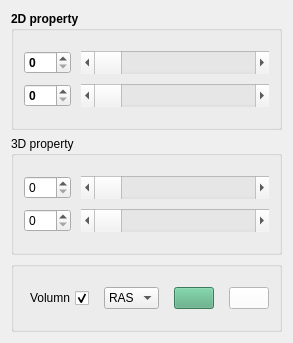
         <widget class="QWidget" name="Property">
          <property name="sizePolicy">
           <sizepolicy hsizetype="Expanding" vsizetype="Expanding">
            <horstretch>0</horstretch>
            <verstretch>0</verstretch>
           </sizepolicy>
          </property>
          <attribute name="title">
           <string>Property</string>
          </attribute>
          <layout class="QVBoxLayout" name="verticalLayout_6" stretch="7,7,2">
           <item>
            <widget class="QGroupBox" name="groupBox">
             <property name="sizePolicy">
              <sizepolicy hsizetype="Expanding" vsizetype="Expanding">
               <horstretch>0</horstretch>
               <verstretch>0</verstretch>
              </sizepolicy>
             </property>
             <property name="font">
              <font>
               <family>Microsoft YaHei UI</family>
               <pointsize>9</pointsize>
               <italic>false</italic>
               <bold>true</bold>
              </font>
             </property>
             <property name="title">
              <string>2D property</string>
             </property>
             <layout class="QGridLayout" name="gridLayout" columnstretch="1,4">
              <property name="leftMargin">
               <number>10</number>
              </property>
              <property name="topMargin">
               <number>20</number>
              </property>
              <property name="rightMargin">
               <number>10</number>
              </property>
              <property name="bottomMargin">
               <number>20</number>
              </property>
              <property name="spacing">
               <number>10</number>
              </property>
              <item row="0" column="1">
               <widget class="QScrollBar" name="lower2Dbar">
                <property name="sizePolicy">
                 <sizepolicy hsizetype="Expanding" vsizetype="Expanding">
                  <horstretch>0</horstretch>
                  <verstretch>0</verstretch>
                 </sizepolicy>
                </property>
                <property name="orientation">
                 <enum>Qt::Horizontal</enum>
                </property>
               </widget>
              </item>
              <item row="0" column="0">
               <widget class="QSpinBox" name="lower2Dbox">
                <property name="sizePolicy">
                 <sizepolicy hsizetype="Expanding" vsizetype="Expanding">
                  <horstretch>0</horstretch>
                  <verstretch>0</verstretch>
                 </sizepolicy>
                </property>
               </widget>
              </item>
              <item row="1" column="0">
               <widget class="QSpinBox" name="upper2Dbox">
                <property name="sizePolicy">
                 <sizepolicy hsizetype="Expanding" vsizetype="Expanding">
                  <horstretch>0</horstretch>
                  <verstretch>0</verstretch>
                 </sizepolicy>
                </property>
               </widget>
              </item>
              <item row="1" column="1">
               <widget class="QScrollBar" name="upper2Dbar">
                <property name="sizePolicy">
                 <sizepolicy hsizetype="Expanding" vsizetype="Expanding">
                  <horstretch>0</horstretch>
                  <verstretch>0</verstretch>
                 </sizepolicy>
                </property>
                <property name="orientation">
                 <enum>Qt::Horizontal</enum>
                </property>
               </widget>
              </item>
             </layout>
            </widget>
           </item>
           <item>
            <widget class="QGroupBox" name="groupBox_2">
             <property name="title">
              <string>3D property</string>
             </property>
             <layout class="QGridLayout" name="gridLayout_2" columnstretch="1,4">
              <property name="leftMargin">
               <number>10</number>
              </property>
              <property name="topMargin">
               <number>20</number>
              </property>
              <property name="rightMargin">
               <number>10</number>
              </property>
              <property name="bottomMargin">
               <number>20</number>
              </property>
              <property name="spacing">
               <number>10</number>
              </property>
              <item row="0" column="0">
               <widget class="QSpinBox" name="lower3Dbox">
                <property name="sizePolicy">
                 <sizepolicy hsizetype="Expanding" vsizetype="Expanding">
                  <horstretch>0</horstretch>
                  <verstretch>0</verstretch>
                 </sizepolicy>
                </property>
               </widget>
              </item>
              <item row="2" column="1">
               <widget class="QScrollBar" name="upper3Dbar">
                <property name="sizePolicy">
                 <sizepolicy hsizetype="Expanding" vsizetype="Expanding">
                  <horstretch>0</horstretch>
                  <verstretch>0</verstretch>
                 </sizepolicy>
                </property>
                <property name="orientation">
                 <enum>Qt::Horizontal</enum>
                </property>
               </widget>
              </item>
              <item row="2" column="0">
               <widget class="QSpinBox" name="upper3Dbox">
                <property name="sizePolicy">
                 <sizepolicy hsizetype="Expanding" vsizetype="Expanding">
                  <horstretch>0</horstretch>
                  <verstretch>0</verstretch>
                 </sizepolicy>
                </property>
               </widget>
              </item>
              <item row="0" column="1">
               <widget class="QScrollBar" name="lower3Dbar">
                <property name="sizePolicy">
                 <sizepolicy hsizetype="Expanding" vsizetype="Expanding">
                  <horstretch>0</horstretch>
                  <verstretch>0</verstretch>
                 </sizepolicy>
                </property>
                <property name="orientation">
                 <enum>Qt::Horizontal</enum>
                </property>
               </widget>
              </item>
             </layout>
            </widget>
           </item>
           <item>
            <widget class="QGroupBox" name="groupBox_3">
             <property name="title">
              <string/>
             </property>
             <layout class="QHBoxLayout" name="horizontalLayout" stretch="1,1,1,1">
              <property name="spacing">
               <number>15</number>
              </property>
              <property name="leftMargin">
               <number>10</number>
              </property>
              <property name="topMargin">
               <number>20</number>
              </property>
              <property name="rightMargin">
               <number>10</number>
              </property>
              <property name="bottomMargin">
               <number>20</number>
              </property>
              <item>
               <widget class="QCheckBox" name="volume_cbox">
                <property name="sizePolicy">
                 <sizepolicy hsizetype="Expanding" vsizetype="Expanding">
                  <horstretch>0</horstretch>
                  <verstretch>0</verstretch>
                 </sizepolicy>
                </property>
                <property name="toolTipDuration">
                 <number>-1</number>
                </property>
                <property name="layoutDirection">
                 <enum>Qt::RightToLeft</enum>
                </property>
                <property name="text">
                 <string>Volumn</string>
                </property>
                <property name="checked">
                 <bool>true</bool>
                </property>
               </widget>
              </item>
              <item>
               <widget class="QComboBox" name="orientation_cbb">
                <property name="sizePolicy">
                 <sizepolicy hsizetype="Expanding" vsizetype="Expanding">
                  <horstretch>0</horstretch>
                  <verstretch>0</verstretch>
                 </sizepolicy>
                </property>
                <item>
                 <property name="text">
                  <string>RAS</string>
                 </property>
                </item>
                <item>
                 <property name="text">
                  <string>IJK</string>
                 </property>
                </item>
               </widget>
              </item>
              <item>
               <widget class="QPushButton" name="color3D_btn_top">
                <property name="sizePolicy">
                 <sizepolicy hsizetype="Expanding" vsizetype="Expanding">
                  <horstretch>0</horstretch>
                  <verstretch>0</verstretch>
                 </sizepolicy>
                </property>
                <property name="toolTip">
                 <string>The top gradient color of the 3D viewport</string>
                </property>
                <property name="styleSheet">
                 <string notr="true">background-color: rgb(85, 170, 127);</string>
                </property>
                <property name="text">
                 <string/>
                </property>
               </widget>
              </item>
              <item>
               <widget class="QPushButton" name="color3D_btn_bot">
                <property name="sizePolicy">
                 <sizepolicy hsizetype="Expanding" vsizetype="Expanding">
                  <horstretch>0</horstretch>
                  <verstretch>0</verstretch>
                 </sizepolicy>
                </property>
                <property name="toolTip">
                 <string>The bottom gradient color of the 3D viewport</string>
                </property>
                <property name="styleSheet">
                 <string notr="true">background-color: rgb(255, 255, 255);</string>
                </property>
                <property name="text">
                 <string/>
                </property>
               </widget>
              </item>
             </layout>
            </widget>
           </item>
          </layout>
         </widget>
